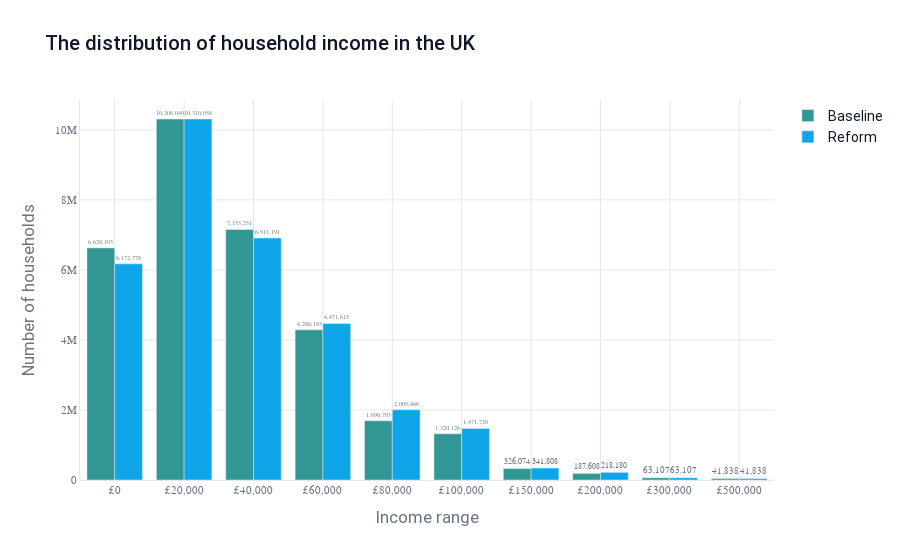

The code cell stored with this chart in its notebook:
### Markdown cell above
So, in this example we introduced a few concepts:

* The `Simulation` object, which represents a full run of a microsimulation model, containing all the information (simulated and input) about a set of people or groups. It takes here a few arguments: a `Dataset`, `Model` and `ModelVersion`.
* The `Dataset` object, which represents a set of people or groups. Here we used a utility function to create this dataset for the UK, but we later will be able to create these from scratch or pull them from a database.
* The `Model` object, which represents a particular microsimulation model (essentially defined as a function transforming a dataset to a new dataset). There are two models defined by this package, one for the UK and one for the US. Think of these objects as adapters representing the full microsimulation models. Here, we've taken the pre-defined UK model.
* The `ModelVersion` object, which represents a particular version of a model. This is useful for tracking changes to the model over time. Here, we used the latest version of the UK model.

## Adding a policy reform

Next, we'll add in a policy reform, and see how that changes the results.

### Code cell
from datetime import datetime

from policyengine.models import Parameter, ParameterValue, Policy

# Parameter = the parameter to change

personal_allowance = Parameter(
    id="gov.hmrc.income_tax.allowances.personal_allowance.amount",
    model=policyengine_uk_model,
)

# ParameterValue = the value to set the parameter to, and when to start

personal_allowance_value = ParameterValue(
    parameter=personal_allowance,
    start_date=datetime(2029, 1, 1),
    value=20000,
)

# Create a policy to increase the personal allowance to £20,000 from 2029-30

policy = Policy(
    name="Increase personal allowance to £20,000",
    description="A policy to increase the personal allowance for income tax to £20,000.",
    parameter_values=[personal_allowance_value],
)

sim_2 = Simulation(
    dataset=uk_dataset,
    model=policyengine_uk_model,
    model_version=policyengine_uk_latest_version,
    policy=policy,  # Pass in the policy here
)

sim_2.run()

# Extract new aggregates for household income ranges

income_ranges = [
    0,
    20000,
    40000,
    60000,
    80000,
    100000,
    150000,
    200000,
    300000,
    500000,
    1_000_000,
]
aggregates_2 = []
for i in range(len(income_ranges) - 1):
    aggregates_2.append(
        Aggregate(
            entity="household",
            variable_name="hbai_household_net_income",
            aggregate_function="count",
            filter_variable_name="hbai_household_net_income",
            filter_variable_geq=income_ranges[i],
            filter_variable_leq=income_ranges[i + 1],
            simulation=sim_2,
        )
    )

aggregates_2 = Aggregate.run(aggregates_2)

# Create the comparative bar chart
fig = go.Figure(
    data=[
        go.Bar(
            name="Baseline",
            x=[f"£{inc:,}" for inc in income_ranges[:-1]],
            y=[agg.value for agg in aggregates],
        ),
        go.Bar(
            name="Reform",
            x=[f"£{inc:,}" for inc in income_ranges[:-1]],
            y=[agg.value for agg in aggregates_2],
        ),
    ]
)

# Apply formatting
fig = format_figure(
    fig,
    title="The distribution of household income in the UK",
    x_title="Income range",
    y_title="Number of households",
)

add_fonts()

fig

### Figure 1 — Plotly figure (JSON) as saved in the notebook; plotly's stock layout.template omitted (floating-point values rounded to 4 significant figures)
{"data": [{"marker": {"color": "#319795"}, "name": "Baseline", "textfont": {"color": "#6B7280", "family": "Roboto Mono, monospace", "size": 11}, "textposition": "outside", "texttemplate": "%{y:,.0f}", "type": "bar", "x": ["£0", "£20,000", "£40,000", "£60,000", "£80,000", "£100,000", "£150,000", "£200,000", "£300,000", "£500,000"], "y": [6628000.0, 10310000.0, 7153000.0, 4288000.0, 1691000.0, 1320000.0, 326100.0, 187600.0, 63110.0, 41840.0]}, {"marker": {"color": "#0EA5E9"}, "name": "Reform", "textfont": {"color": "#6B7280", "family": "Roboto Mono, monospace", "size": 11}, "textposition": "outside", "texttemplate": "%{y:,.0f}", "type": "bar", "x": ["£0", "£20,000", "£40,000", "£60,000", "£80,000", "£100,000", "£150,000", "£200,000", "£300,000", "£500,000"], "y": [6173000.0, 10310000.0, 6911000.0, 4472000.0, 2005000.0, 1472000.0, 341800.0, 218200.0, 63110.0, 41840.0]}], "layout": {"font": {"color": "#101828", "family": "Roboto, sans-serif", "size": 14}, "hoverlabel": {"bgcolor": "white", "bordercolor": "#81E6D9", "font": {"family": "Roboto Mono, monospace", "size": 12}}, "hovermode": "x unified", "paper_bgcolor": "white", "plot_bgcolor": "white", "showlegend": true, "title": {"font": {"color": "#101828", "family": "Roboto, sans-serif", "size": 20, "weight": 500}, "text": "The distribution of household income in the UK"}, "xaxis": {"gridcolor": "#E2E8F0", "gridwidth": 1, "linecolor": "#E2E8F0", "linewidth": 1, "mirror": false, "showgrid": true, "showline": true, "tickfont": {"color": "#6B7280", "family": "Roboto Mono, monospace", "size": 11}, "title": {"font": {"color": "#6B7280"}, "text": "Income range"}, "zeroline": true, "zerolinecolor": "#F2F4F7", "zerolinewidth": 1}, "yaxis": {"gridcolor": "#E2E8F0", "gridwidth": 1, "linecolor": "#E2E8F0", "linewidth": 1, "mirror": false, "showgrid": true, "showline": true, "tickfont": {"color": "#6B7280", "family": "Roboto Mono, monospace", "size": 11}, "title": {"font": {"color": "#6B7280"}, "text": "Number of households"}, "zeroline": true, "zerolinecolor": "#F2F4F7", "zerolinewidth": 1}}}
